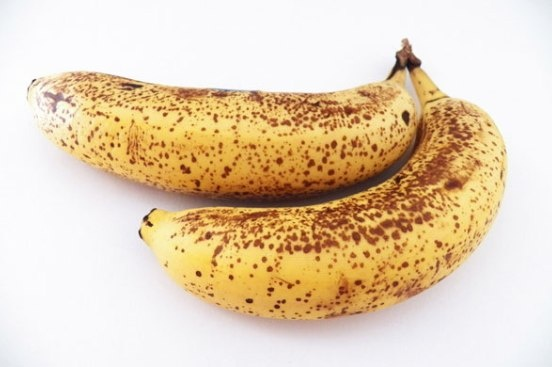
#> input picture results/overripe_1_0_original.jpg, 552 x 367 px; its folder holds only this picture in this run
$ python visualize.py
#> lines starting #> are read from the running program, lines starting #| are printed output that depends on the picture
import cv2
import numpy as np
import os

def make_summary(name):
    """
    Собирает 6 картинок одного изображения в одну сводную.
    Это именно то что нужно показать в отчёте и на защите.
    """
#> called with name = 'overripe_1'
    steps = [
        (f"results/{name}_0_original.jpg",  "1. Original"),
        (f"results/{name}_1_enhanced.jpg",  "2. Enhanced"),
        (f"results/{name}_2_mask.jpg",      "3. Mask"),
        (f"results/{name}_3_cleaned.jpg",   "4. Cleaned"),
        (f"results/{name}_4_detected.jpg",  "5. Detected"),
        (f"results/{name}_5_final.jpg",     "6. Decision"),
    ]

    SIZE = (300, 300)  # размер каждой картинки в сетке
    images = []

    for path, title in steps:
        img = cv2.imread(path)
#> img is the input picture: shape (367, 552, 3); mean B, G, R 180.6, 208.2, 228.7
        if img is None:
            img = np.zeros((SIZE[1], SIZE[0], 3), np.uint8)
        else:
            img = cv2.resize(img, SIZE)
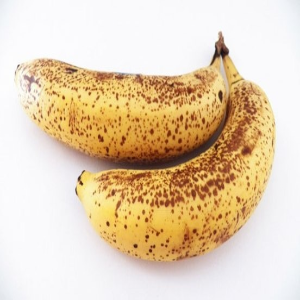
#> img: shape (300, 300, 3); mean B, G, R 180.6, 208.2, 228.6

        # Если картинка чёрно-белая (маска) — переводим в BGR
        if len(img.shape) == 2:
            img = cv2.cvtColor(img, cv2.COLOR_GRAY2BGR)

        # Добавляем заголовок сверху
        header = np.zeros((40, SIZE[0], 3), np.uint8)
        header[:] = (40, 40, 40)  # тёмно-серый фон
        cv2.putText(header, title, (8, 27),
                    cv2.FONT_HERSHEY_SIMPLEX, 0.6, (255, 255, 255), 1)

        cell = np.vstack([header, img])
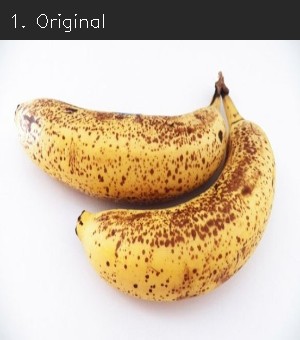
#> cell: shape (340, 300, 3); mean B, G, R 164.4, 188.8, 206.8
        images.append(cell)

    # Собираем 2 ряда по 3 картинки
    row1 = np.hstack(images[0:3])
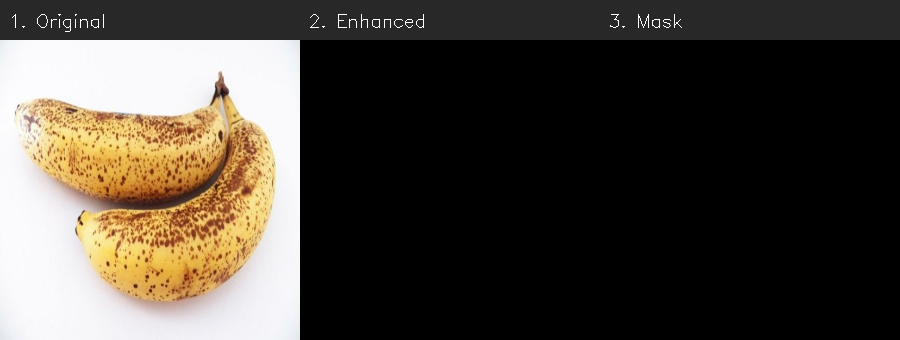
#> row1: shape (340, 900, 3); mean B, G, R 58.2, 66.3, 72.4
    row2 = np.hstack(images[3:6])
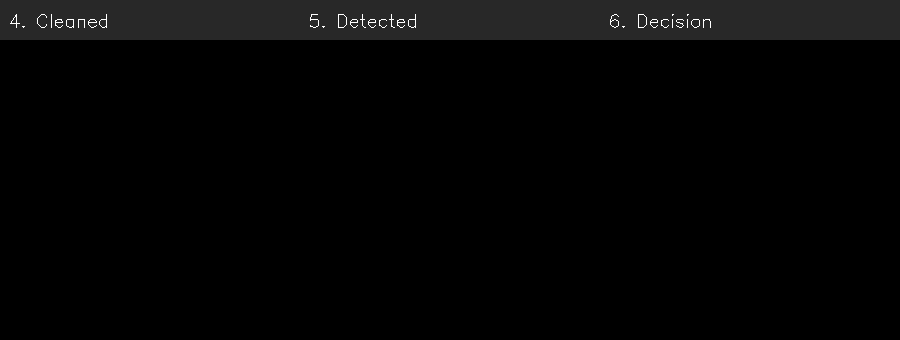
#> row2: shape (340, 900, 3); min 0, max 255, mean 5.2
    summary = np.vstack([row1, row2])
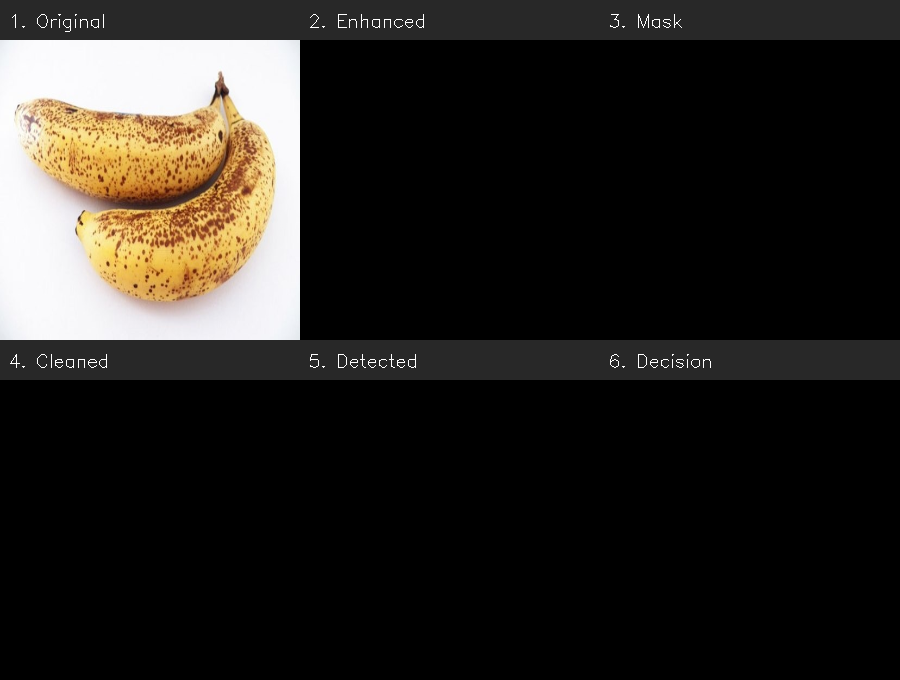
#> summary: shape (680, 900, 3); mean B, G, R 31.7, 35.8, 38.8

    out_path = f"results/{name}_SUMMARY.jpg"
    cv2.imwrite(out_path, summary)
    print(f"Сохранено: {out_path}")

# Запускаем для всех обработанных изображений
for f in os.listdir("results"):
    if f.endswith("_0_original.jpg"):
        name = f.replace("_0_original.jpg", "")
        make_summary(name)

$ run again, on results/overripe_5_0_original.jpg
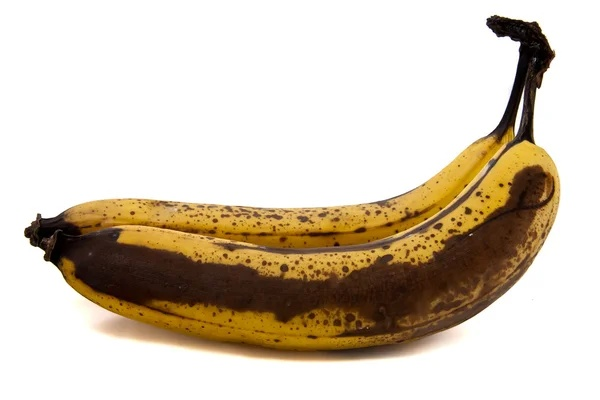
#> input picture results/overripe_5_0_original.jpg, 600 x 400 px
#> in make_summary, img is the input picture: shape (400, 600, 3); mean B, G, R 184, 200.7, 212.5
#> img: shape (300, 300, 3)
#> in make_summary, `row1 = np.hstack(images[0:3])`:
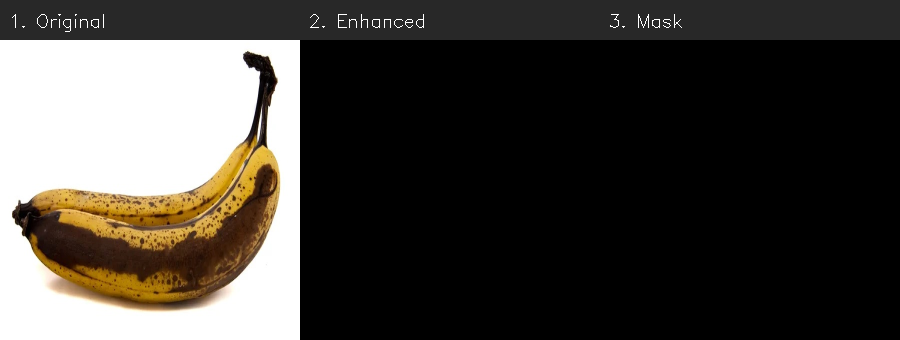
#> row1: shape (340, 900, 3); mean B, G, R 59.2, 64.2, 67.6
#> in make_summary, `summary = np.vstack([row1, row2])`:
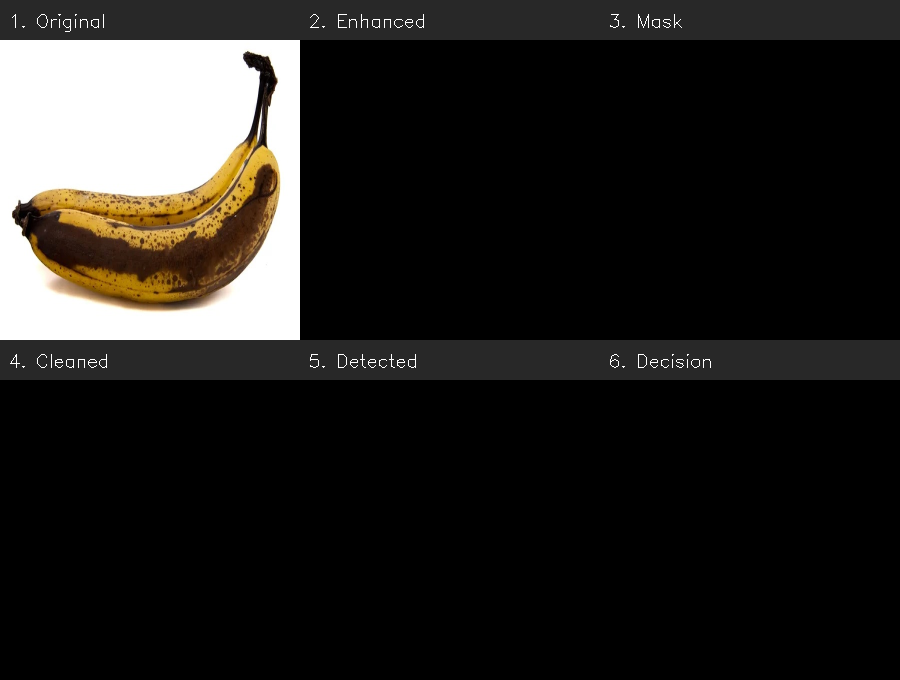
#> summary: shape (680, 900, 3); mean B, G, R 32.2, 34.7, 36.4

$ run again, on results/ripe_1_0_original.jpg
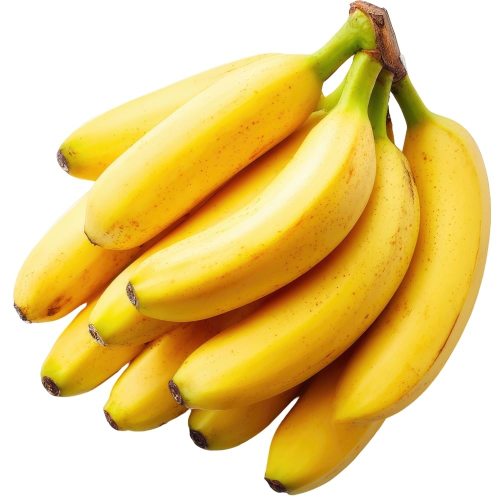
#> input picture results/ripe_1_0_original.jpg, 1000 x 1000 px (shown at 1/2 size)
#> in make_summary, img is the input picture: shape (1000, 1000, 3); mean B, G, R 132.5, 204.5, 231.6
#> img: shape (300, 300, 3)
#> in make_summary, `row1 = np.hstack(images[0:3])`:
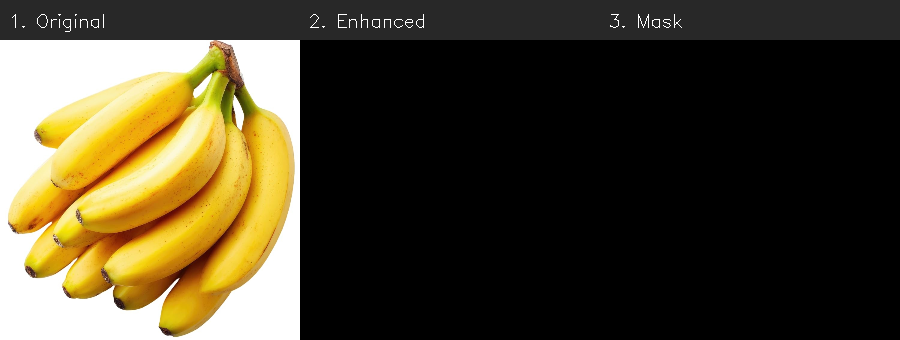
#> row1: shape (340, 900, 3); mean B, G, R 44.1, 65.3, 73.2
#> in make_summary, `summary = np.vstack([row1, row2])`:
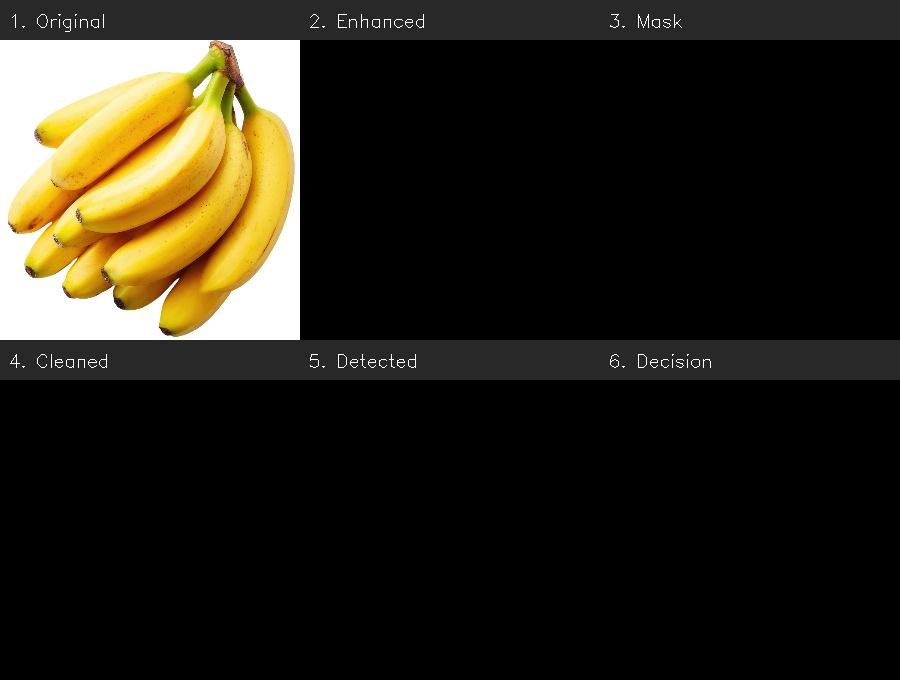
#> summary: shape (680, 900, 3); mean B, G, R 24.6, 35.2, 39.2

$ run again, on results/ripe_2_0_original.jpg
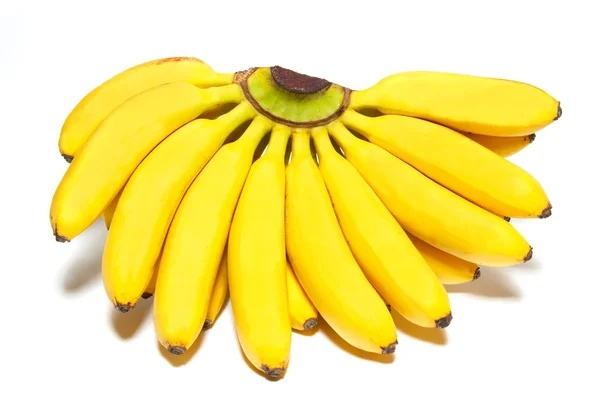
#> input picture results/ripe_2_0_original.jpg, 600 x 401 px
#> in make_summary, img is the input picture: shape (401, 600, 3); mean B, G, R 147.2, 231.7, 246.2
#> img: shape (300, 300, 3)
#> in make_summary, `row1 = np.hstack(images[0:3])`:
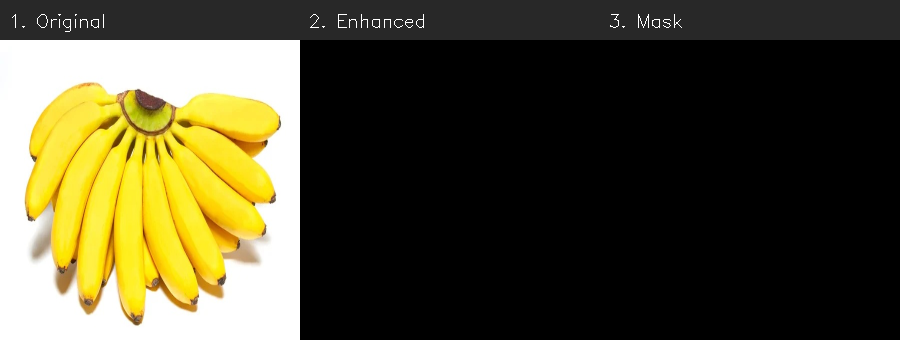
#> row1: shape (340, 900, 3); mean B, G, R 48.4, 73.3, 77.5
#> in make_summary, `summary = np.vstack([row1, row2])`:
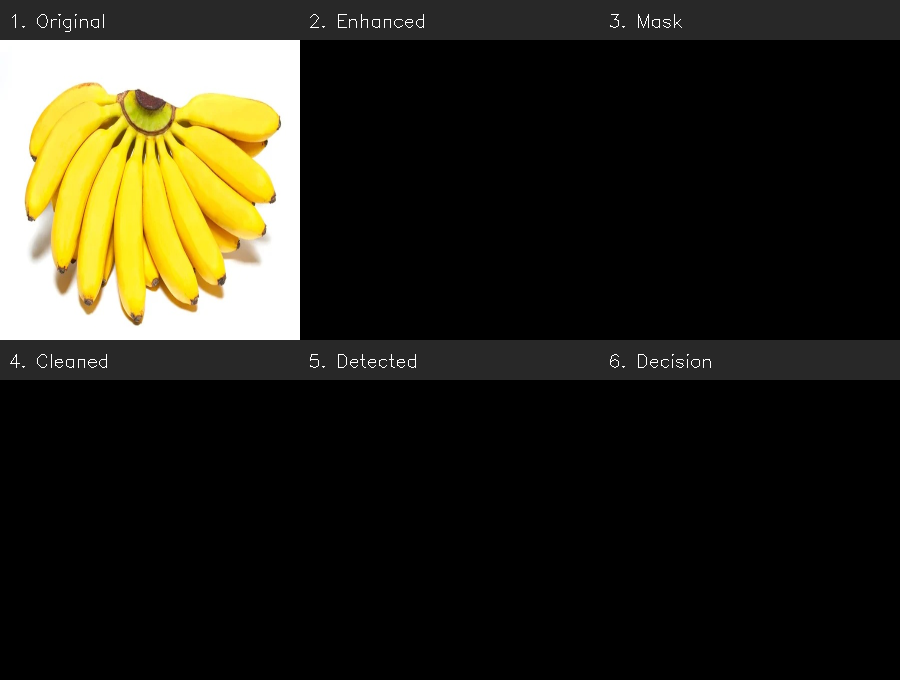
#> summary: shape (680, 900, 3); mean B, G, R 26.8, 39.2, 41.4
